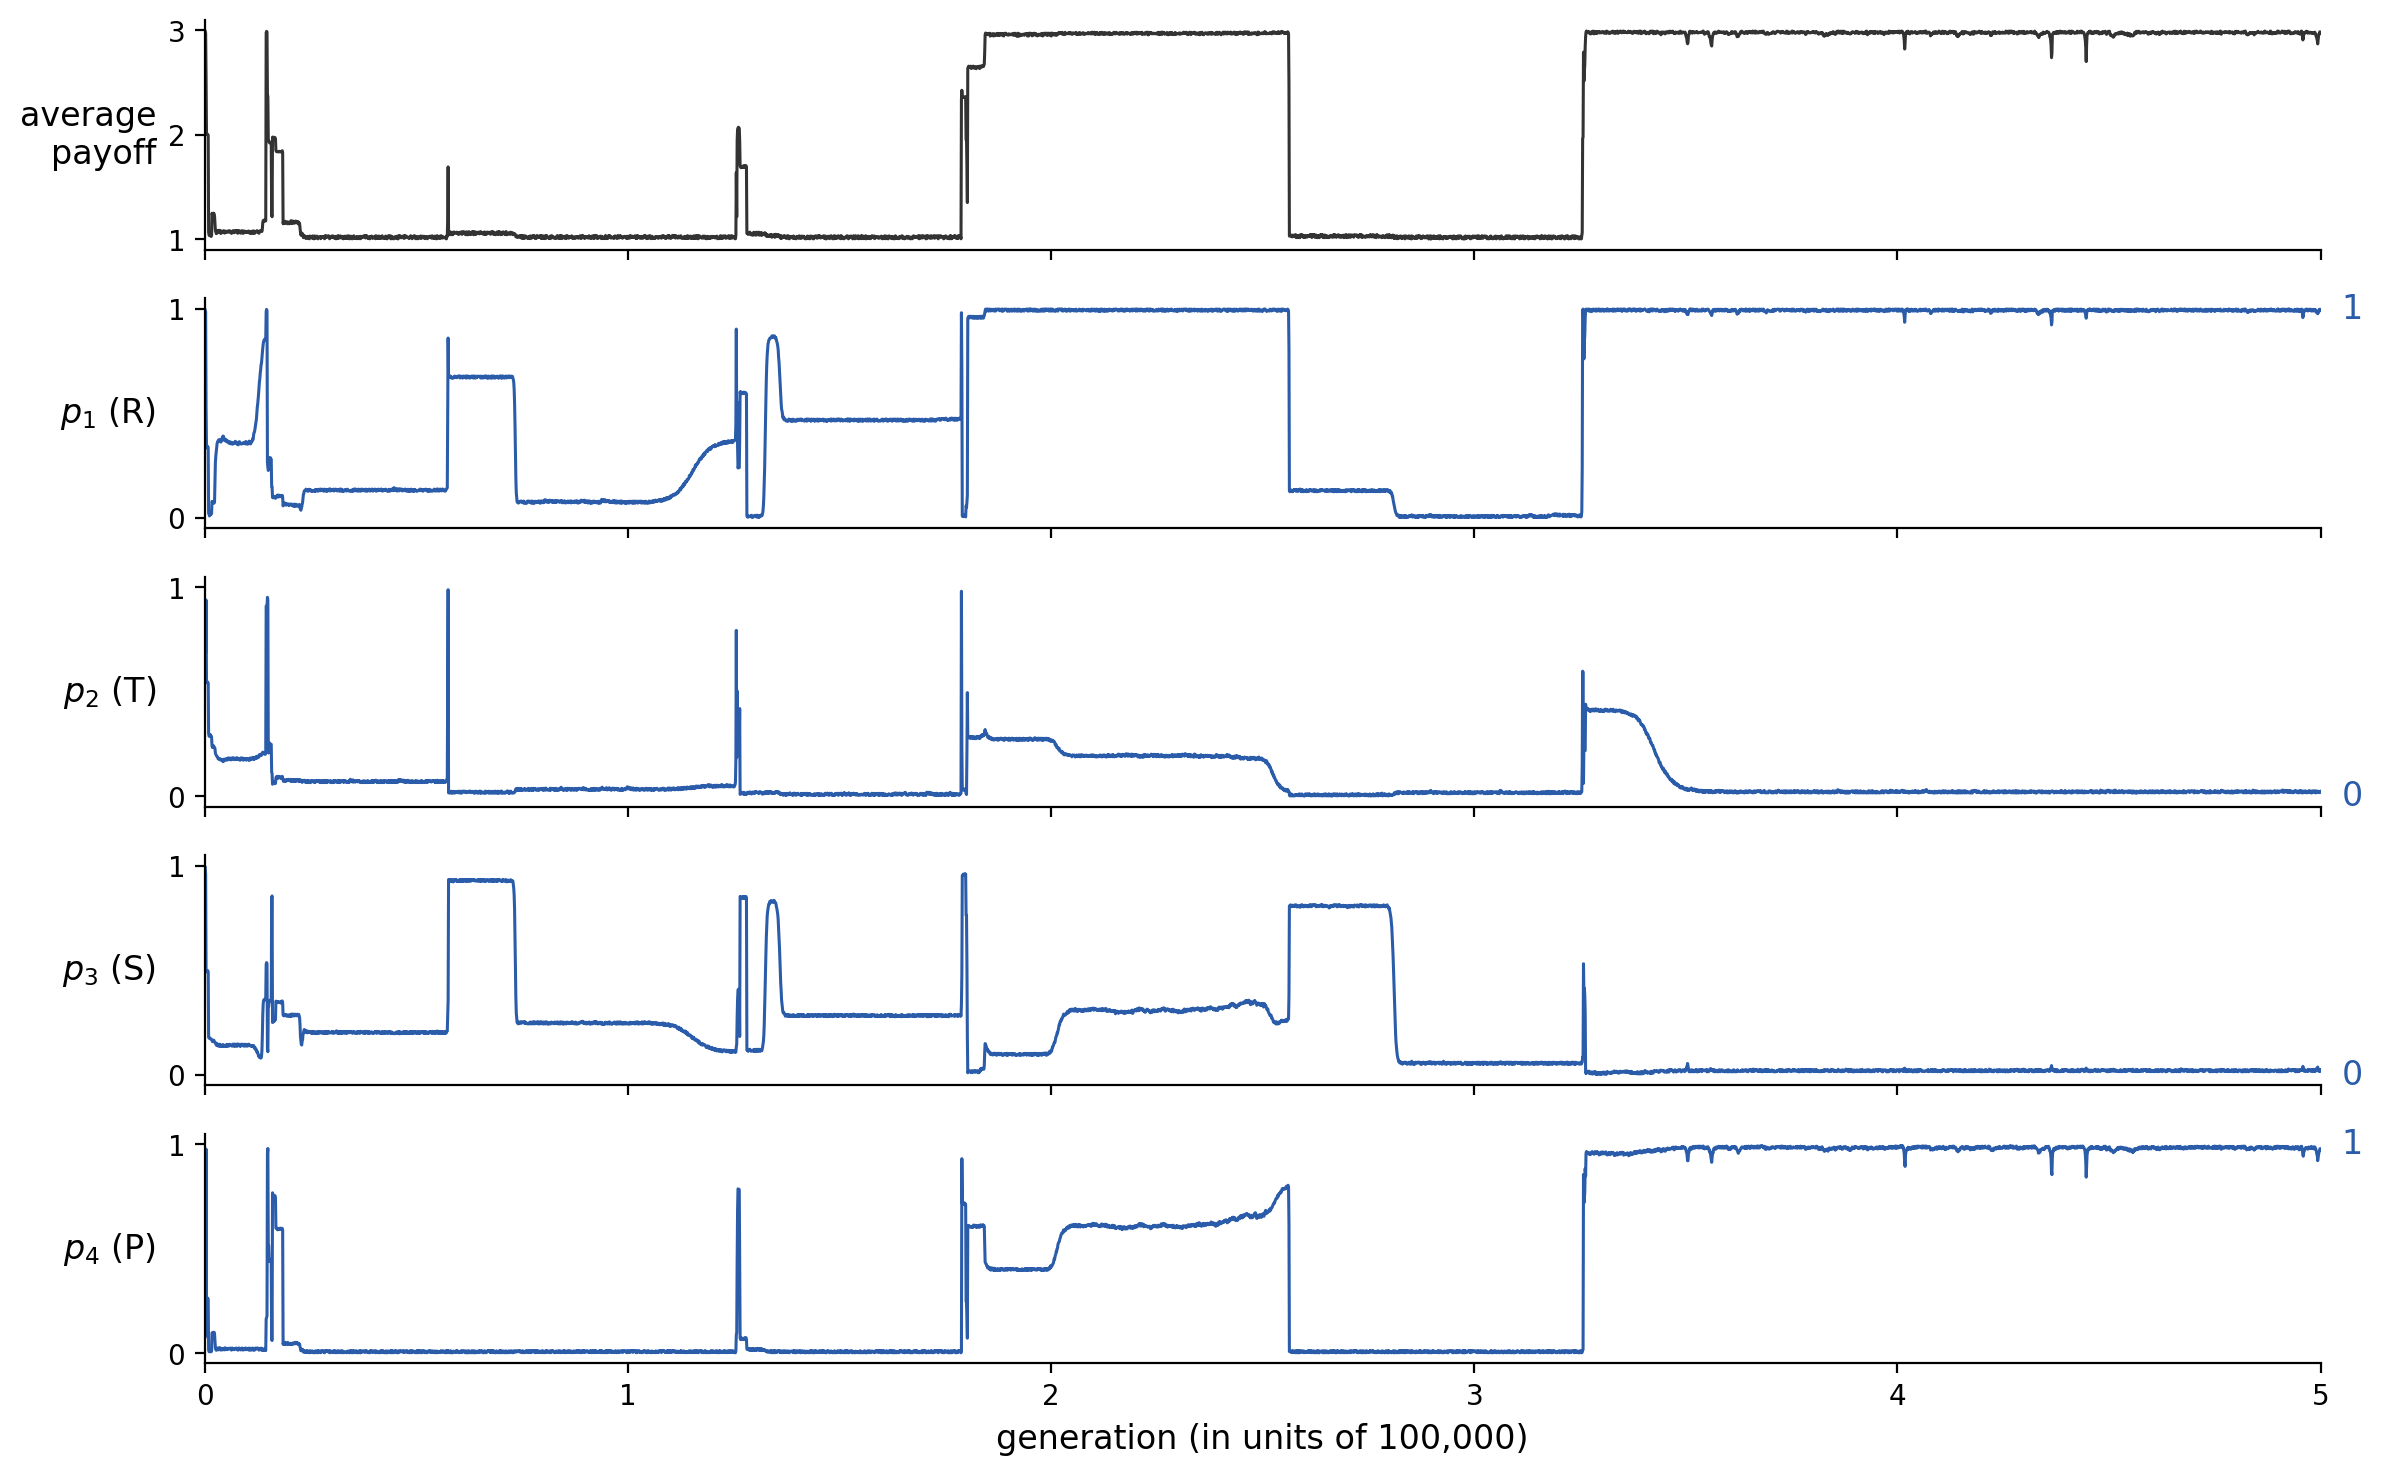

Reproduce this figure in Python.
"""Evolution of memory-one strategies in the iterated prisoner's dilemma:
win-stay lose-shift (WSLS) eventually takes over.

Own simulation, after Fig. 1 of Nowak & Sigmund, Nature 364, 56 (1993).

Strategy (p1, p2, p3, p4): probability of cooperating after the previous
round gave the player R, T, S, P, respectively; each p_i in [0.001, 0.999].
Payoffs R = 3, T = 5, S = 0, P = 1. The payoff of the infinitely repeated game
is the payoff averaged over the stationary distribution of the four-state
Markov chain (CC, DC, CD, DD) defined by the two strategies.
WSLS = (1, 0, 0, 1).

Dynamics: start from one random strategy; discrete-time replicator dynamics
x_i <- x_i f_i / mean f. Every 100 generations, strategies with frequency
below 0.001 are removed and one new random strategy is added with frequency
0.01 (mutation). The p_i of a new strategy are drawn from the U-shaped
Beta(1/2, 1/2) distribution, which favors nearly deterministic strategies.
Output: memory-one-wsls.png
"""
import os
import numpy as np
import matplotlib
matplotlib.use("Agg")
import matplotlib.pyplot as plt

here = os.path.dirname(os.path.abspath(__file__))
PAY = np.array([3.0, 5.0, 0.0, 1.0])  # states from own view: R (CC), T (DC), S (CD), P (DD)
SWAP = [0, 2, 1, 3]                    # the same state seen by the opponent
EPS, MUT, SEED, TMAX, REC = 0.001, 100, 31, 500000, 100
BLUE, GRAY = "#2a5caa", "#333333"


def state(own, opp):  # 1 = cooperate
    return {(1, 1): 0, (0, 1): 1, (1, 0): 2, (0, 0): 3}[(own, opp)]


def payoff(s1, s2):
    """Long-run payoff per round to s1 against s2."""
    M = np.zeros((4, 4))
    for k in range(4):
        c1, c2 = s1[k], s2[SWAP[k]]
        for a in (0, 1):
            for b in (0, 1):
                M[k, state(a, b)] += (c1 if a else 1 - c1) * (c2 if b else 1 - c2)
    w, v = np.linalg.eig(M.T)
    v = np.real(v[:, np.argmin(abs(w - 1))])
    return (v / v.sum()) @ PAY


rng = np.random.default_rng(SEED)
new_strategy = lambda: np.clip(rng.beta(0.5, 0.5, 4), EPS, 1 - EPS)
S = [new_strategy()]
x = np.array([1.0])
A = np.array([[payoff(S[0], S[0])]])
rec = []
for t in range(1, TMAX + 1):
    f = A @ x
    x = x * f / (x @ f)
    if t % MUT == 0:
        keep = x > 1e-3
        S = [s for s, k in zip(S, keep) if k]
        A, x = A[np.ix_(keep, keep)], x[keep] / x[keep].sum()
        s, n = new_strategy(), len(S)
        A2 = np.zeros((n + 1, n + 1)); A2[:n, :n] = A
        A2[n, :n] = [payoff(s, u) for u in S]
        A2[:n, n] = [payoff(u, s) for u in S]
        A2[n, n] = payoff(s, s)
        A, x = A2, np.append(0.99 * x, 0.01)
        S.append(s)
    if t % REC == 0:
        rec.append([x @ (A @ x), len(S), *(x @ np.array(S))])
rec = np.array(rec)
t_ax = np.arange(1, len(rec) + 1) * REC / 1e5

rec = np.delete(rec, 1, axis=1)  # drop the number of strategies
labels = ["average\npayoff", "$p_1$ (R)", "$p_2$ (T)", "$p_3$ (S)", "$p_4$ (P)"]
fig, axes = plt.subplots(5, 1, figsize=(12, 7.5), sharex=True)
for k, ax in enumerate(axes):
    ax.plot(t_ax, rec[:, k], color=GRAY if k == 0 else BLUE, lw=1.1)
    ax.set_ylabel(labels[k], fontsize=12, rotation=0, ha="right", va="center")
    ax.tick_params(labelsize=10)
    for side in ("top", "right"):
        ax.spines[side].set_visible(False)
    if k >= 1:
        ax.set_ylim(-0.05, 1.05); ax.set_yticks([0, 1])
axes[0].set_ylim(0.9, 3.1); axes[0].set_yticks([1, 2, 3])
for k, v in zip(range(1, 5), [1, 0, 0, 1]):
    axes[k].text(t_ax[-1] + 0.05, v, str(v), color=BLUE, fontsize=12, va="center")
axes[-1].set_xlim(0, t_ax[-1])
axes[-1].set_xlabel("generation (in units of 100,000)", fontsize=12)
fig.align_ylabels(axes)
fig.tight_layout()
fig.savefig(os.path.join(here, "memory-one-wsls.png"), dpi=200, bbox_inches="tight")
print("done")
